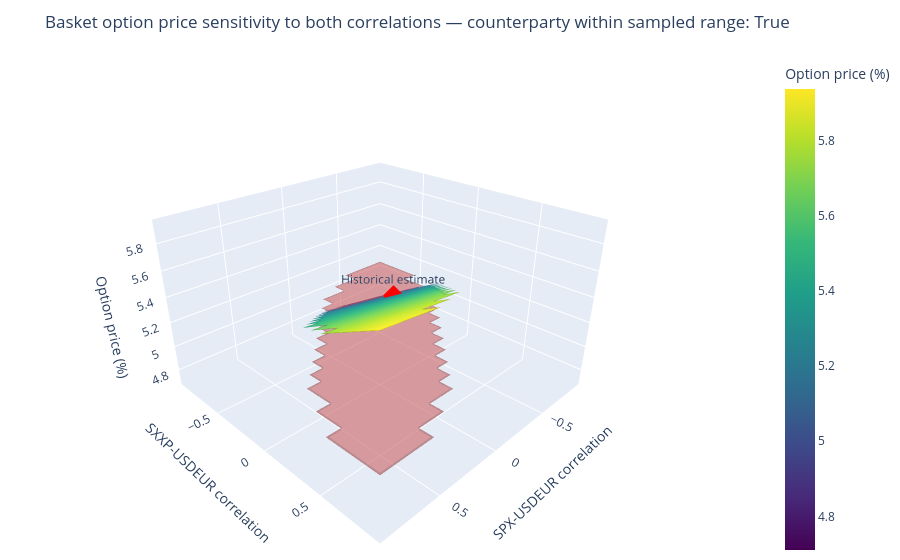

Write notebook code for a chart like this one.
### Code cell
# Build a two-correlation price surface, keeping the index-index correlation fixed.
ticker_spx = "SPX Index"
ticker_sxxp = "SXXP Index"
ticker_fx = "EUUS F160 Curncy"
rho_grid_3d = rho_range
surface_base_corr = corr_m.copy(deep=True)
price_surface = np.full((len(rho_grid_3d), len(rho_grid_3d)), np.nan)
valid_surface = np.zeros(price_surface.shape, dtype=bool)

for j, rho_sxxp_fx in enumerate(rho_grid_3d):
    for i, rho_spx_fx in enumerate(rho_grid_3d):
        corr_candidate = surface_base_corr.copy(deep=True)
        corr_candidate.loc[ticker_spx, ticker_fx] = rho_spx_fx
        corr_candidate.loc[ticker_fx, ticker_spx] = rho_spx_fx
        corr_candidate.loc[ticker_sxxp, ticker_fx] = rho_sxxp_fx
        corr_candidate.loc[ticker_fx, ticker_sxxp] = rho_sxxp_fx

        if np.linalg.eigvalsh(corr_candidate.to_numpy()).min() < -1e-10:
            continue

        valid_surface[j, i] = True
        grid_payoffs = calc_basket_payoff(
            weights,
            strike,
            mu,
            vol,
            T,
            sim_num,
            num_assets,
            corr_candidate,
            style,
            seed,
        )
        price_surface[j, i] = np.mean(grid_payoffs) * np.exp(-r_disc * T) * 100

if not valid_surface.any():
    raise ValueError("No positive-semidefinite correlation matrices in the selected grid.")

counterparty_price_pct = basket_price_cpty * 100
valid_prices = price_surface[valid_surface]
counterparty_in_range = (
    valid_prices.min() <= counterparty_price_pct <= valid_prices.max()
)

import plotly.graph_objects as go

surface_z = np.where(valid_surface, price_surface, np.nan)
counterparty_z = np.where(
    valid_surface,
    counterparty_price_pct,
    np.nan,
)

fig = go.Figure()

fig.add_trace(go.Surface(
    x=rho_grid_3d,
    y=rho_grid_3d,
    z=surface_z,
    colorscale="Viridis",
    colorbar=dict(title="Option price (%)"),
    name="Option-price surface",
    connectgaps=False,
    hovertemplate=(
        "SPX-USDEUR: %{x:.2f}<br>"
        "SXXP-USDEUR: %{y:.2f}<br>"
        "Option price: %{z:.3f}%<extra></extra>"
    ),
))

fig.add_trace(go.Surface(
    x=rho_grid_3d,
    y=rho_grid_3d,
    z=counterparty_z,
    colorscale=[
        [0, "rgb(110,110,110)"],
        [1, "rgb(110,110,110)"],
    ],
    opacity=0.28,
    showscale=False,
    name="Counterparty price",
    connectgaps=False,
    hovertemplate="Counterparty price: %{z:.3f}%<extra></extra>",
))

fig.add_trace(go.Scatter3d(
    x=[surface_base_corr.loc[ticker_spx, ticker_fx]],
    y=[surface_base_corr.loc[ticker_sxxp, ticker_fx]],
    z=[put_basket_price * 100],
    mode="markers+text",
    marker=dict(size=7, color="red", symbol="diamond"),
    text=["Historical estimate"],
    textposition="top center",
    name="Historical estimate",
    hovertemplate=(
        "SPX-USDEUR: %{x:.2f}<br>"
        "SXXP-USDEUR: %{y:.2f}<br>"
        "Option price: %{z:.3f}%<extra></extra>"
    ),
))
counterparty_plane = np.full(
    price_surface.shape,
    counterparty_price_pct,
    dtype=float,
)
counterparty_plane[~valid_surface] = np.nan

fig.add_trace(go.Surface(
    x=rho_grid_3d,
    y=rho_grid_3d,
    z=counterparty_plane,
    colorscale=[
        [0, "rgb(220,40,40)"],
        [1, "rgb(220,40,40)"],
    ],
    opacity=0.35,
    showscale=False,
    name=f"Counterparty price ({counterparty_price_pct:.2f}%)",
    connectgaps=False,
    hovertemplate="Counterparty price: %{z:.3f}%<extra></extra>",
))
fig.update_layout(
    title=(
        "Basket option price sensitivity to both correlations"
        f" — counterparty within sampled range: {counterparty_in_range}"
    ),
    scene=dict(
        xaxis_title="SPX-USDEUR correlation",
        yaxis_title="SXXP-USDEUR correlation",
        zaxis_title="Option price (%)",
        camera=dict(eye=dict(x=1.5, y=1.5, z=1.1)),
    ),
    margin=dict(l=0, r=0, t=55, b=0),
)

fig.show()

### Figure 1 — Plotly figure (JSON) as saved in the notebook; plotly's stock layout.template omitted (floating-point values rounded to 4 significant figures; data arrays with more than 128 entries replaced by an {"elided": "..."} marker saying what was removed)
{"data": [{"colorbar": {"title": {"text": "Option price (%)"}}, "colorscale": [[0, "#440154"], [0.1111, "#482878"], [0.2222, "#3e4989"], [0.3333, "#31688e"], [0.4444, "#26828e"], [0.5556, "#1f9e89"], [0.6667, "#35b779"], [0.7778, "#6ece58"], [0.8889, "#b5de2b"], [1, "#fde725"]], "connectgaps": false, "hovertemplate": "SPX-USDEUR: %{x:.2f}<br>SXXP-USDEUR: %{y:.2f}<br>Option price: %{z:.3f}%<extra></extra>", "name": "Option-price surface", "type": "surface", "x": [-1.0, -0.9, -0.8, -0.7, -0.6, -0.5, -0.4, -0.3, -0.2, -0.1, -2.22e-16, 0.1, 0.2, 0.3, 0.4, 0.5, 0.6, 0.7, 0.8, 0.9, 1.0], "y": [-1.0, -0.9, -0.8, -0.7, -0.6, -0.5, -0.4, -0.3, -0.2, -0.1, -2.22e-16, 0.1, 0.2, 0.3, 0.4, 0.5, 0.6, 0.7, 0.8, 0.9, 1.0], "z": {"elided": "21x21 float values"}}, {"colorscale": [[0, "rgb(110,110,110)"], [1, "rgb(110,110,110)"]], "connectgaps": false, "hovertemplate": "Counterparty price: %{z:.3f}%<extra></extra>", "name": "Counterparty price", "opacity": 0.28, "showscale": false, "type": "surface", "x": [-1.0, -0.9, -0.8, -0.7, -0.6, -0.5, -0.4, -0.3, -0.2, -0.1, -2.22e-16, 0.1, 0.2, 0.3, 0.4, 0.5, 0.6, 0.7, 0.8, 0.9, 1.0], "y": [-1.0, -0.9, -0.8, -0.7, -0.6, -0.5, -0.4, -0.3, -0.2, -0.1, -2.22e-16, 0.1, 0.2, 0.3, 0.4, 0.5, 0.6, 0.7, 0.8, 0.9, 1.0], "z": {"elided": "21x21 float values"}}, {"hovertemplate": "SPX-USDEUR: %{x:.2f}<br>SXXP-USDEUR: %{y:.2f}<br>Option price: %{z:.3f}%<extra></extra>", "marker": {"color": "red", "size": 7, "symbol": "diamond"}, "mode": "markers+text", "name": "Historical estimate", "text": ["Historical estimate"], "textposition": "top center", "type": "scatter3d", "x": [-0.31], "y": [-0.18], "z": [5.228]}, {"colorscale": [[0, "rgb(220,40,40)"], [1, "rgb(220,40,40)"]], "connectgaps": false, "hovertemplate": "Counterparty price: %{z:.3f}%<extra></extra>", "name": "Counterparty price (5.07%)", "opacity": 0.35, "showscale": false, "type": "surface", "x": [-1.0, -0.9, -0.8, -0.7, -0.6, -0.5, -0.4, -0.3, -0.2, -0.1, -2.22e-16, 0.1, 0.2, 0.3, 0.4, 0.5, 0.6, 0.7, 0.8, 0.9, 1.0], "y": [-1.0, -0.9, -0.8, -0.7, -0.6, -0.5, -0.4, -0.3, -0.2, -0.1, -2.22e-16, 0.1, 0.2, 0.3, 0.4, 0.5, 0.6, 0.7, 0.8, 0.9, 1.0], "z": {"elided": "21x21 float values"}}], "layout": {"margin": {"b": 0, "l": 0, "r": 0, "t": 55}, "scene": {"camera": {"eye": {"x": 1.5, "y": 1.5, "z": 1.1}}, "xaxis": {"title": {"text": "SPX-USDEUR correlation"}}, "yaxis": {"title": {"text": "SXXP-USDEUR correlation"}}, "zaxis": {"title": {"text": "Option price (%)"}}}, "title": {"text": "Basket option price sensitivity to both correlations — counterparty within sampled range: True"}}}
